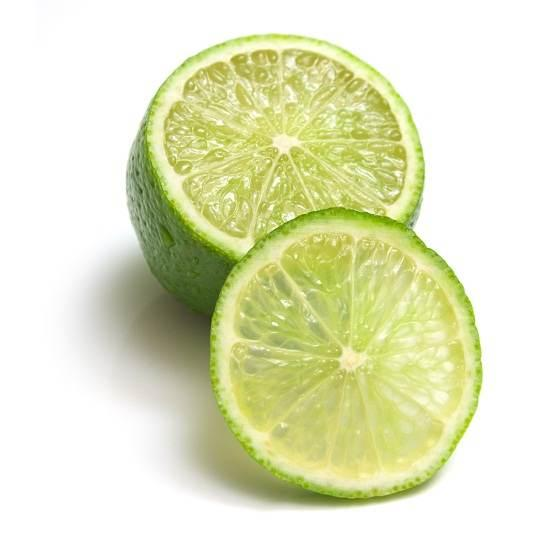
#> input picture images/limon.png, 550 x 550 px
$ python 'Morphological Transformations.py'
#> lines starting #> are read from the running program, lines starting #| are printed output that depends on the picture; after the words box and inside, x2 and y2 are one past the last pixel; in counts of white or black regions, pixels touching at a corner belong together
import cv2
import numpy as np


img = cv2.imread('images/limon.png')
#> img is the input picture: shape (550, 550, 3); mean B, G, R 194.4, 229.8, 226.4

hsv_img = cv2.cvtColor(img, cv2.COLOR_BGR2HSV)
#> hsv_img: shape (550, 550, 3); mean H, S, V 17.6, 46, 230

lower_green = np.array([25, 40, 40])
upper_green = np.array([95, 255, 255])

initial_mask = cv2.inRange(hsv_img, lower_green, upper_green)
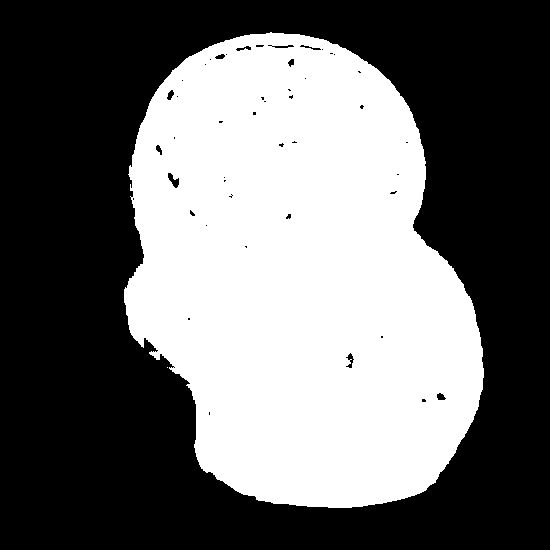
#> initial_mask: shape (550, 550); 42.4% white; 2 white regions (1 under 20 px), largest, box (x1, y1, x2, y2) and area: (124, 32, 484, 508) 128212

kernel = np.ones((5, 5), np.uint8)

opening_mask = cv2.morphologyEx(initial_mask, cv2.MORPH_OPEN, kernel)
#> opening_mask: shape (550, 550); 42.3% white; 1 white region, box (x1, y1, x2, y2) and area: (124, 33, 484, 508) 128080

closing_mask = cv2.morphologyEx(initial_mask, cv2.MORPH_CLOSE, kernel)
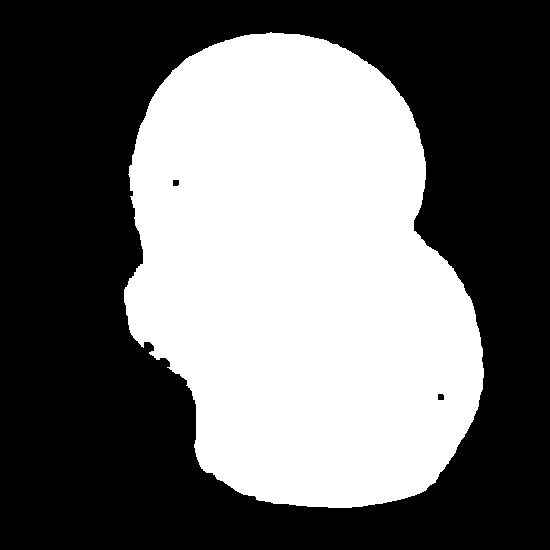
#> closing_mask: shape (550, 550); 42.6% white; 1 white region, box (x1, y1, x2, y2) and area: (124, 32, 484, 508) 128859


cv2.imshow("1. Initial Mask (Noisy)", initial_mask)
cv2.imshow("2. Opening Result (Removes noise)", opening_mask)
cv2.imshow("3. Closing Result (Fills holes)", closing_mask)

cv2.waitKey(0)
cv2.destroyAllWindows()
